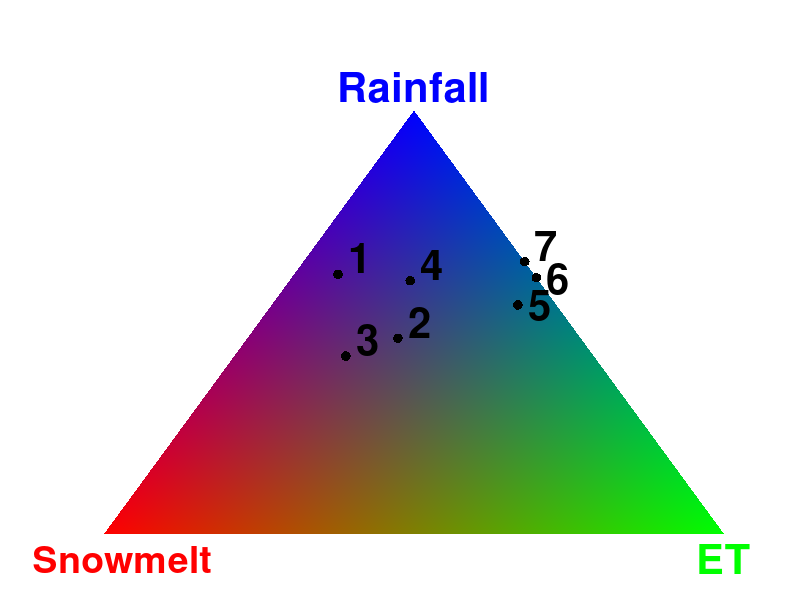

Source code (MATLAB):
clear all; close all;

xy=[0 0; 1 0; 0.5 sqrt(3)/2];
col=[1 0 0; 0 1 0; 0 0 1];
patch('Vertices',xy, 'Faces',[1:size(xy,1)], 'EdgeColor','none','FaceVertexCData', col,'FaceColor','interp');
axis off

text(xy(1,1)+0.03, xy(1,2)-0.05,'Snowmelt','HorizontalAlignment', 'center','FontWeight','bold','Fontsize',27,'color','r')
text(xy(2,1), xy(2,2)-0.05,'ET','HorizontalAlignment', 'center','FontWeight','bold','Fontsize',30,'color','g')
text(xy(3,1), xy(3,2)+0.05,'Rainfall','HorizontalAlignment', 'center','FontWeight','bold','Fontsize',30,'color','b')
rain=[0.605 0.462 0.598 0.420 0.643 0.541 0.613];
melt=[0 0.295 0.207 0.400 0 0.062 0.316];
hold on

%plot ([0 1 0.5 0],[0 0 sqrt(3)/2 0],'linewidth',1,'color' ,'k','handlevisibility','off');

yy= rain*(sqrt(3)/2)
xx=(1-melt)-yy/sqrt(3)
scatter(xx,yy,50,'k','filled')
%plot([0.5 0.5],[0 0.5/sqrt(3)],'w')
%plot([0.25 0.5],[sqrt(3)/4 0.5/sqrt(3)],'w')
%plot([0.75 0.5],[sqrt(3)/4 0.5/sqrt(3)],'w')
text(xx(1)+0.035, yy(1)+0.0,'6','HorizontalAlignment', 'center','FontWeight','bold','Fontsize',30)
text(xx(2)+0.035, yy(2)+0.035,'2','HorizontalAlignment', 'center','FontWeight','bold','Fontsize',30)
text(xx(3)+0.035, yy(3)+0.035,'4','HorizontalAlignment', 'center','FontWeight','bold','Fontsize',30)
text(xx(4)+0.035, yy(4)+0.035,'3','HorizontalAlignment', 'center','FontWeight','bold','Fontsize',30)
text(xx(5)+0.035, yy(5)+0.035,'7','HorizontalAlignment', 'center','FontWeight','bold','Fontsize',30)
text(xx(6)+0.035, yy(6)+0.0,'5','HorizontalAlignment', 'center','FontWeight','bold','Fontsize',30)
text(xx(7)+0.035, yy(7)+0.035,'1','HorizontalAlignment', 'center','FontWeight','bold','Fontsize',30)
%print('basin_triangle','-r360','-dpdf')
